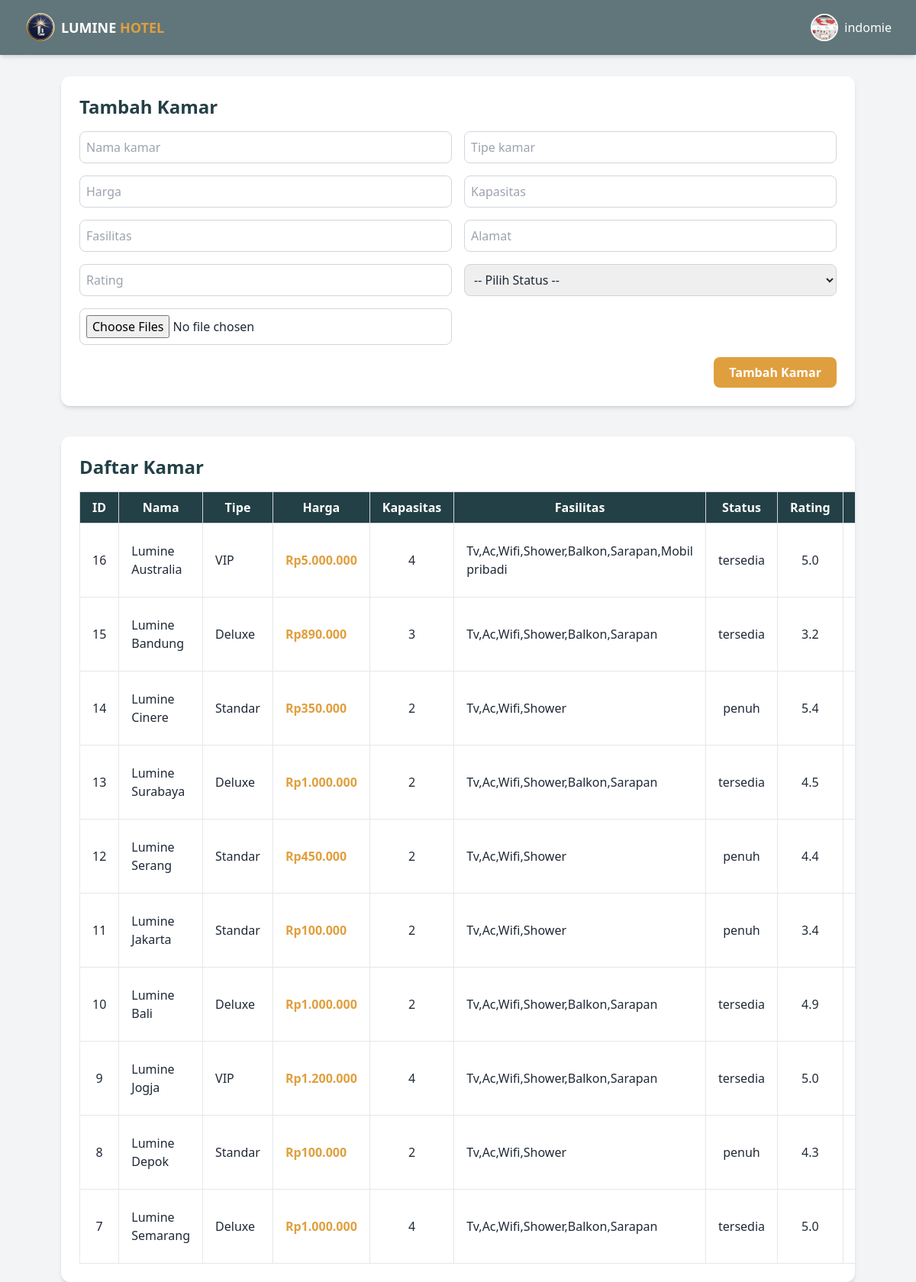
The app's page /design/admin.php (signed in) with its own data.
### tables this page shows
CREATE TABLE `kamar` (
  `kamar_id` int NOT NULL,
  `nama_kamar` varchar(100) DEFAULT NULL,
  `tipe_kamar` varchar(50) DEFAULT NULL,
  `harga` int DEFAULT NULL,
  `kapasitas` varchar(100) DEFAULT NULL,
  `fasilitas` varchar(100) DEFAULT NULL,
  `foto` varchar(255) DEFAULT NULL,
  `status` enum('tersedia','penuh') DEFAULT NULL,
  `alamat` varchar(255) NOT NULL,
  `rating` decimal(2,1) NOT NULL
);

### design/admin.php (the view, shortened to what this page needs)
<?php
$database = new Database();
$conn = $database->getConnection();
?>
<!DOCTYPE html>
<html lang="en">
<head>
    <script src="https://cdn.tailwindcss.com"></script>
</head>
<body class="bg-gray-100 text-gray-800">
    <nav class="fixed top-0 left-0 w-full z-50 bg-[#234046]/70 backdrop-blur-lg shadow-md">
        <div class="flex justify-between items-center px-8 py-4">
            <a href="../index.php" class="flex items-center space-x-2">
                <img src="../image/logobener.png" alt="logo" class="w-10">
                <p class="font-semibold text-white text-lg">
                    LUMINE <span class="text-[#e09f3e] font-bold">HOTEL</span>
                </p>
            </a>
            <div class="relative">
                <div id="dropdownButton" class="flex items-center space-x-2 cursor-pointer">
                    <img src="../upload/<?= htmlspecialchars($_SESSION['user']['foto'] ?? 'user.png'); ?>"
                        class="w-9 h-9 rounded-full object-cover border-2 border-white">
                    <p class="text-white font-medium"><?= htmlspecialchars($_SESSION['user']['nama']); ?></p>
                </div>
            </div>
        </div>
    </nav>
    <main class="pt-[100px] px-6 md:px-20">
        <div class="max-w-6xl mx-auto">
            <div class="bg-white p-6 rounded-xl shadow-md mb-10">
                <h2 class="text-2xl font-semibold text-[#234046] mb-4">Tambah Kamar</h2>
                <form action="../act/tam_kamar.php" method="POST" enctype="multipart/form-data"
                    class="grid grid-cols-1 md:grid-cols-2 gap-4">
                    <input type="text" name="nama_kamar" placeholder="Nama kamar" required
                        class="border border-gray-300 rounded-lg p-2 focus:ring-2 focus:ring-[#e09f3e] outline-none">
                    <input type="text" name="tipe_kamar" placeholder="Tipe kamar" required
                        class="border border-gray-300 rounded-lg p-2 focus:ring-2 focus:ring-[#e09f3e] outline-none">
                    <input type="number" name="harga" placeholder="Harga" required
                        class="border border-gray-300 rounded-lg p-2 focus:ring-2 focus:ring-[#e09f3e] outline-none">
                    <input type="text" name="kapasitas" placeholder="Kapasitas" required
                        class="border border-gray-300 rounded-lg p-2 focus:ring-2 focus:ring-[#e09f3e] outline-none">
                    <input type="text" name="fasilitas" placeholder="Fasilitas" required
                        class="border border-gray-300 rounded-lg p-2 focus:ring-2 focus:ring-[#e09f3e] outline-none">
                    <input type="text" name="alamat" placeholder="Alamat" required
                        class="border border-gray-300 rounded-lg p-2 focus:ring-2 focus:ring-[#e09f3e] outline-none">
                    <input type="text" name="rating" placeholder="Rating" required
                        class="border border-gray-300 rounded-lg p-2 focus:ring-2 focus:ring-[#e09f3e] outline-none">
                    <select name="status" id="status" required
                        class="border border-gray-300 rounded-lg p-2 focus:ring-2 focus:ring-[#e09f3e] outline-none">
                        <option value="">-- Pilih Status --</option>
                    </select>
                    <input type="file" name="foto[]" multiple accept="image/*" required
                        class="border border-gray-300 rounded-lg p-2 focus:ring-2 focus:ring-[#e09f3e] outline-none">
                    <div class="md:col-span-2 text-right">
                        <button type="submit" name="submit"
                            class="bg-[#e09f3e] hover:bg-[#c58632] text-white font-semibold px-5 py-2 rounded-lg transition">
                            Tambah Kamar
                        </button>
                    </div>
                </form>
            </div>
            <div class="bg-white p-6 rounded-xl shadow-md overflow-x-auto">
                <h2 class="text-2xl font-semibold text-[#234046] mb-4">Daftar Kamar</h2>
                <table class="min-w-full border-collapse border border-gray-300">
                    <thead class="bg-[#234046] text-white">
                        <tr>
                            <th class="border border-gray-300 px-4 py-2">ID</th>
                            <th class="border border-gray-300 px-4 py-2">Nama</th>
                            <th class="border border-gray-300 px-4 py-2">Tipe</th>
                            <th class="border border-gray-300 px-4 py-2">Harga</th>
                            <th class="border border-gray-300 px-4 py-2">Kapasitas</th>
                            <th class="border border-gray-300 px-4 py-2">Fasilitas</th>
                            <th class="border border-gray-300 px-4 py-2">Status</th>
                            <th class="border border-gray-300 px-4 py-2">Rating</th>
                            <th class="border border-gray-300 px-4 py-2">Foto</th>
                        </tr>
                    </thead>
                    <tbody>
                        <?php
                        $q = mysqli_query($conn, "SELECT * FROM kamar ORDER BY kamar_id DESC");
                        if (mysqli_num_rows($q) > 0) {
                            while ($row = mysqli_fetch_assoc($q)) {
                                echo "<tr class='hover:bg-gray-50'>";
                                echo "<td class='border px-4 py-2 text-center'>{$row['kamar_id']}</td>";
                                echo "<td class='border px-4 py-2'>{$row['nama_kamar']}</td>";
                                echo "<td class='border px-4 py-2'>{$row['tipe_kamar']}</td>";
                                echo "<td class='border px-4 py-2 text-[#e09f3e] font-semibold'>Rp" . number_format($row['harga'], 0, ',', '.') . "</td>";
                                echo "<td class='border px-4 py-2 text-center'>{$row['kapasitas']}</td>";
                                echo "<td class='border px-4 py-2'>{$row['fasilitas']}</td>";
                                echo "<td class='border px-4 py-2 text-center'>{$row['status']}</td>";
                                echo "<td class='border px-4 py-2 text-center'>{$row['rating']}</td>";
                                echo "<td class='border px-4 py-2 text-center'>";
                                echo "</td>";
                                echo "</tr>";
                            }
                        } else {
                            echo "<tr><td colspan='10' class='text-center py-4 text-gray-500'>Belum ada data kamar.</td></tr>";
                        }
                        ?>
                    </tbody>
                </table>
            </div>
        </div>
    </main>
</body>
</html>

### records on screen
kamar: kamar_id "16", nama_kamar "Lumine Australia", tipe_kamar "VIP", harga "5.000.000", kapasitas "4", fasilitas "Tv,Ac,Wifi,Shower,Balkon,Sarapan,Mobil pribadi", status "tersedia", rating "5.0"
kamar: kamar_id "15", nama_kamar "Lumine Bandung", tipe_kamar "Deluxe", harga "890.000", kapasitas "3", fasilitas "Tv,Ac,Wifi,Shower,Balkon,Sarapan", status "tersedia", rating "3.2"
kamar: kamar_id "14", nama_kamar "Lumine Cinere", tipe_kamar "Standar", harga "350.000", kapasitas "2", fasilitas "Tv,Ac,Wifi,Shower", status "penuh", rating "5.4"
kamar: kamar_id "13", nama_kamar "Lumine Surabaya", tipe_kamar "Deluxe", harga "1.000.000", kapasitas "2", fasilitas "Tv,Ac,Wifi,Shower,Balkon,Sarapan", status "tersedia", rating "4.5"
kamar: kamar_id "12", nama_kamar "Lumine Serang", tipe_kamar "Standar", harga "450.000", kapasitas "2", fasilitas "Tv,Ac,Wifi,Shower", status "penuh", rating "4.4"
kamar: kamar_id "11", nama_kamar "Lumine Jakarta", tipe_kamar "Standar", harga "100.000", kapasitas "2", fasilitas "Tv,Ac,Wifi,Shower", status "penuh", rating "3.4"
kamar: kamar_id "10", nama_kamar "Lumine Bali", tipe_kamar "Deluxe", harga "1.000.000", kapasitas "2", fasilitas "Tv,Ac,Wifi,Shower,Balkon,Sarapan", status "tersedia", rating "4.9"
kamar: kamar_id "9", nama_kamar "Lumine Jogja", tipe_kamar "VIP", harga "1.200.000", kapasitas "4", fasilitas "Tv,Ac,Wifi,Shower,Balkon,Sarapan", status "tersedia", rating "5.0"
kamar: kamar_id "8", nama_kamar "Lumine Depok", tipe_kamar "Standar", harga "100.000", kapasitas "2", fasilitas "Tv,Ac,Wifi,Shower", status "penuh", rating "4.3"
kamar: kamar_id "7", nama_kamar "Lumine Semarang", tipe_kamar "Deluxe", harga "1.000.000", kapasitas "4", fasilitas "Tv,Ac,Wifi,Shower,Balkon,Sarapan", status "tersedia", rating "5.0"

### other values on screen
$_SESSION['user']['nama'] "indomie"
